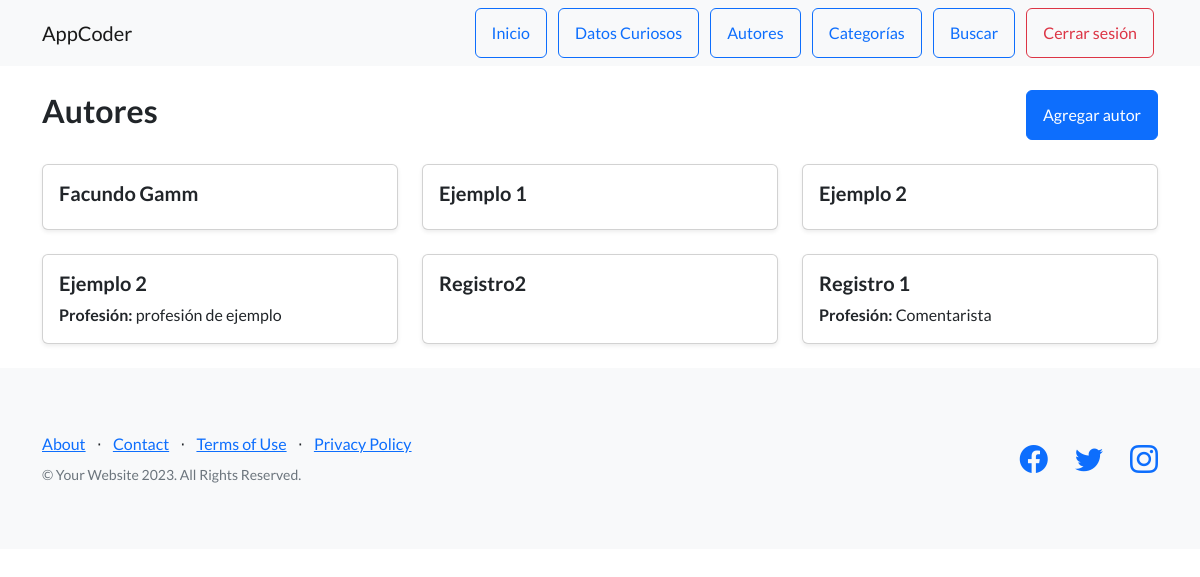
The page /autores/ (signed in) on the database its author committed.
### AppCoder/models.py (models this page shows, shortened)
class Autor(models.Model):
    nombre = models.CharField(max_length=50)
    apellido = models.CharField(max_length=50)
    pais = models.CharField(max_length=50)
    profesion = models.CharField(max_length=100, blank=True, null=True) #opcional

### AppCoder/views.py (the view)
# urls.py: path('autores/', views.ver_autores, name='ver_autores'),  #al poner /autores se ve la lista de autores cargadso
def ver_autores(request):
    autores = Autor.objects.all()
    return render(request, "AppCoder/autores.html", {"autores": autores})

### AppCoder/templates/AppCoder/autores.html (shortened to what this page needs)
{% extends 'AppCoder/padre.html' %}
{% load static %}
{% block contenido %}
<div class="container mt-4">
    <div class="d-flex justify-content-between align-items-center mb-4">
        <h2>Autores</h2>
        <a href="{% url 'agregar_autor' %}" class="btn btn-primary">Agregar autor</a>
    </div>
    {% if autores %}
        <div class="row">
            {% for autor in autores %}
                <div class="col-md-6 col-lg-4 mb-4">
                    <div class="card h-100 shadow-sm">
                        <div class="card-body">
                            <h5 class="card-title">{{ autor.nombre }}</h5>
                            {% if autor.profesion %}
                                <p class="card-text"><strong>Profesión:</strong> {{ autor.profesion }}</p>
                            {% endif %}
                        </div>
                    </div>
                </div>
            {% endfor %}
        </div>
    {% else %}
        <p class="text-muted">Aún no hay autores registrados.</p>
    {% endif %}
</div>
{% endblock %}

### rows shown on the page
Autor: nombre "Facundo Gamm"
Autor: nombre "Ejemplo 1"
Autor: nombre "Ejemplo 2"
Autor: nombre "Ejemplo 2", profesion "profesión de ejemplo"
Autor: nombre "Registro2"
Autor: nombre "Registro 1", profesion "Comentarista"
